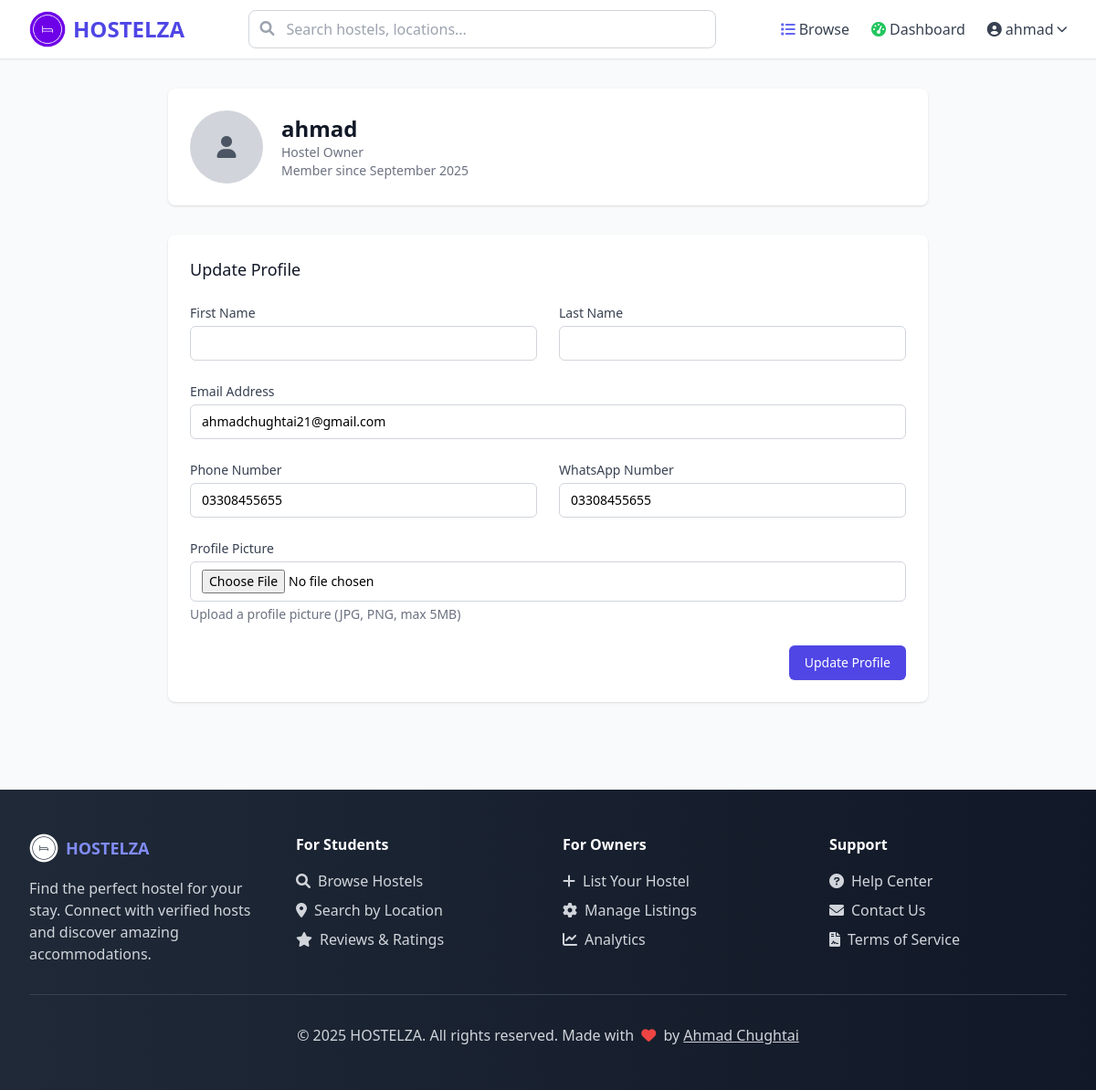
Screenshot of /profile/ (signed in) with the database file from the repository.
### hostels/models.py (models this page shows, shortened)
class User(AbstractUser):
    ROLE_CHOICES = [
        ('owner', 'Hostel Owner'),
        ('student', 'Student/Client'),
        ('admin', 'Admin'),
    ]
    role = models.CharField(max_length=10, choices=ROLE_CHOICES, default='student')
    phone_number = models.CharField(max_length=20, blank=True)
    whatsapp_number = models.CharField(max_length=20, blank=True)
    profile_picture = models.ImageField(
        upload_to='profile_pictures/',
        blank=True,
        validators=[FileExtensionValidator(allowed_extensions=['jpg', 'jpeg', 'png'])]
    )
    email_verified = models.BooleanField(default=False)
    created_at = models.DateTimeField(auto_now_add=True)
    updated_at = models.DateTimeField(auto_now=True)

### hostels/views.py (the view)
# urls.py: path('profile/', views.ProfileView.as_view(), name='profile'),
class ProfileView(LoginRequiredMixin, UpdateView):
    model = User
    form_class = UserProfileForm
    template_name = 'hostels/auth/profile.html'
    success_url = reverse_lazy('hostels:profile')
    def get_object(self):
        return self.request.user

### hostels/forms.py
class UserProfileForm(forms.ModelForm):
    class Meta:
        model = User
        fields = ('first_name', 'last_name', 'email', 'phone_number', 'whatsapp_number', 'profile_picture')
    def __init__(self, *args, **kwargs):
        super().__init__(*args, **kwargs)
        self.helper = FormHelper()
        self.helper.layout = Layout(
            Row(
                Column('first_name', css_class='form-group col-md-6 mb-0'),
                Column('last_name', css_class='form-group col-md-6 mb-0'),
                css_class='form-row'
            ),
            'email',
            Row(
                Column('phone_number', css_class='form-group col-md-6 mb-0'),
                Column('whatsapp_number', css_class='form-group col-md-6 mb-0'),
                css_class='form-row'
            ),
            FormActions(
                Submit('submit', 'Update Profile', css_class='btn-primary')
            )
        )

### templates/hostels/auth/profile.html (shortened to what this page needs)
{% extends 'base.html' %}
{% load crispy_forms_tags %}
{% block content %}
<div class="max-w-4xl mx-auto py-8 px-4 sm:px-6 lg:px-8">
    <div class="bg-white shadow rounded-lg">
        <div class="px-4 py-5 sm:p-6">
            <div class="flex items-center space-x-5">
                <div class="flex-shrink-0">
                    {% if user.profile_picture %}
                        <img class="h-20 w-20 rounded-full object-cover" src="{{ user.profile_picture.url }}" alt="{{ user.username }}">
                    {% else %}
                        <div class="h-20 w-20 rounded-full bg-gray-300 flex items-center justify-center">
                            <i class="fas fa-user text-gray-600 text-2xl"></i>
                        </div>
                    {% endif %}
                </div>
                <div class="flex-1">
                    <h1 class="text-2xl font-bold text-gray-900">{{ user.get_full_name|default:user.username }}</h1>
                    <p class="text-sm text-gray-500">{{ user.get_role_display }}</p>
                    <p class="text-sm text-gray-500">Member since {{ user.date_joined|date:"F Y" }}</p>
                </div>
            </div>
        </div>
    </div>
    <div class="mt-8 bg-white shadow rounded-lg">
        <div class="px-4 py-5 sm:p-6">
            <h2 class="text-lg font-medium text-gray-900 mb-6">Update Profile</h2>
            <form method="post" enctype="multipart/form-data" class="space-y-6">
                <div class="grid grid-cols-1 md:grid-cols-2 gap-6">
                    <div>
                        <label for="{{ form.first_name.id_for_label }}" class="block text-sm font-medium text-gray-700">
                            First Name
                        </label>
                        <input
                            id="{{ form.first_name.id_for_label }}"
                            name="{{ form.first_name.name }}"
                            type="text"
                            class="mt-1 block w-full px-3 py-2 border border-gray-300 rounded-md focus:outline-none focus:ring-indigo-500 focus:border-indigo-500 sm:text-sm"
                            value="{{ form.first_name.value|default:'' }}"
                        >
                    </div>
                    <div>
                        <label for="{{ form.last_name.id_for_label }}" class="block text-sm font-medium text-gray-700">
                            Last Name
                        </label>
                        <input
                            id="{{ form.last_name.id_for_label }}"
                            name="{{ form.last_name.name }}"
                            type="text"
                            class="mt-1 block w-full px-3 py-2 border border-gray-300 rounded-md focus:outline-none focus:ring-indigo-500 focus:border-indigo-500 sm:text-sm"
                            value="{{ form.last_name.value|default:'' }}"
                        >
                    </div>
                </div>
                <div>
                    <label for="{{ form.email.id_for_label }}" class="block text-sm font-medium text-gray-700">
                        Email Address
                    </label>
                    <input
                        id="{{ form.email.id_for_label }}"
                        name="{{ form.email.name }}"
                        type="email"
                        class="mt-1 block w-full px-3 py-2 border border-gray-300 rounded-md focus:outline-none focus:ring-indigo-500 focus:border-indigo-500 sm:text-sm"
                        value="{{ form.email.value|default:'' }}"
                    >
                </div>
                <div class="grid grid-cols-1 md:grid-cols-2 gap-6">
                    <div>
                        <label for="{{ form.phone_number.id_for_label }}" class="block text-sm font-medium text-gray-700">
                            Phone Number
                        </label>
                        <input
                            id="{{ form.phone_number.id_for_label }}"
                            name="{{ form.phone_number.name }}"
                            type="tel"
                            class="mt-1 block w-full px-3 py-2 border border-gray-300 rounded-md focus:outline-none focus:ring-indigo-500 focus:border-indigo-500 sm:text-sm"
                            value="{{ form.phone_number.value|default:'' }}"
                        >
                    </div>
                    <div>
                        <label for="{{ form.whatsapp_number.id_for_label }}" class="block text-sm font-medium text-gray-700">
                            WhatsApp Number
                        </label>
                        <input
                            id="{{ form.whatsapp_number.id_for_label }}"
                            name="{{ form.whatsapp_number.name }}"
                            type="tel"
                            class="mt-1 block w-full px-3 py-2 border border-gray-300 rounded-md focus:outline-none focus:ring-indigo-500 focus:border-indigo-500 sm:text-sm"
                            value="{{ form.whatsapp_number.value|default:'' }}"
                        >
                    </div>
                </div>
                {% if form.profile_picture %}
                <div>
                    <label for="{{ form.profile_picture.id_for_label }}" class="block text-sm font-medium text-gray-700">
                        Profile Picture
                    </label>
                    <input
                        id="{{ form.profile_picture.id_for_label }}"
                        name="{{ form.profile_picture.name }}"
                        type="file"
                        accept="image/*"
                        class="mt-1 block w-full px-3 py-2 border border-gray-300 rounded-md focus:outline-none focus:ring-indigo-500 focus:border-indigo-500 sm:text-sm"
                    >
                    <p class="mt-1 text-sm text-gray-500">Upload a profile picture (JPG, PNG, max 5MB)</p>
                </div>
                {% endif %}
                <div class="flex justify-end">
                    <button
                        type="submit"
                        class="inline-flex justify-center py-2 px-4 border border-transparent shadow-sm text-sm font-medium rounded-md text-white bg-indigo-600 hover:bg-indigo-700 focus:outline-none focus:ring-2 focus:ring-offset-2 focus:ring-indigo-500"
                    >
                        Update Profile
                    </button>
                </div>
            </form>
        </div>
    </div>
</div>
{% endblock %}

### templates/base.html (shortened to what this page needs)
{% load static %}
<!DOCTYPE html>
<html lang="en" class="h-full">
<head>
    <script src="https://cdn.tailwindcss.com"></script>
    <link rel="stylesheet" href="https://cdnjs.cloudflare.com/ajax/libs/font-awesome/6.0.0/css/all.min.css">
</head>
<body class="h-full bg-gray-50">
    <div class="min-h-full">
        <nav class="bg-white shadow-sm border-b">
            <div class="max-w-7xl mx-auto px-4 sm:px-6 lg:px-8">
                <div class="flex justify-between items-center h-16">
                    <div class="flex items-center">
                        <a href="{% url 'hostels:home' %}" class="flex items-center">
                            <img src="{% static 'main_logo.png' %}" alt="HOSTELZA" class="h-10 w-auto mr-2">
                            <span class="text-2xl font-bold text-indigo-600">HOSTELZA</span>
                        </a>
                    </div>
                    <div class="hidden md:block flex-1 max-w-lg mx-8">
                        <form method="GET" action="{% url 'hostels:hostel_list' %}" class="relative">
                            <input
                                type="text"
                                name="q"
                                placeholder="Search hostels, locations..."
                                class="w-full pl-10 pr-4 py-2 border border-gray-300 rounded-lg focus:ring-2 focus:ring-indigo-500 focus:border-indigo-500 transition-all duration-300 hover:shadow-md"
                            >
                            <i class="fas fa-search absolute left-3 top-3 text-gray-400 transition-colors duration-300"></i>
                        </form>
                    </div>
                    <div class="hidden md:flex items-center space-x-6">
                        <a href="{% url 'hostels:hostel_list' %}" class="text-gray-700 hover:text-indigo-600 transition-colors duration-300 font-medium relative group">
                            <i class="fas fa-list mr-1 text-indigo-500"></i>Browse
                        </a>
                        {% if user.is_authenticated %}
                            {% if user.role == 'owner' %}
                                <a href="{% url 'hostels:owner_dashboard' %}" class="text-gray-700 hover:text-indigo-600 transition-colors duration-300 font-medium relative group">
                                    <i class="fas fa-tachometer-alt mr-1 text-green-500"></i>Dashboard
                                </a>
                            {% endif %}
                            <div class="relative" id="user-dropdown">
                                <button onclick="toggleDropdown()" class="flex items-center text-gray-700 hover:text-indigo-600">
                                    <i class="fas fa-user-circle mr-1"></i>
                                    {{ user.username }}
                                    <i class="fas fa-chevron-down ml-1 text-xs"></i>
                                </button>
                            </div>
                        {% else %}
                            <a href="{% url 'hostels:login' %}" class="text-gray-700 hover:text-indigo-600">Login</a>
                            <a href="{% url 'hostels:register' %}" class="bg-indigo-600 text-white px-4 py-2 rounded-lg hover:bg-indigo-700 transition-colors">
                                Sign Up
                            </a>
                        {% endif %}
                    </div>
                </div>
            </div>
        </nav>
        <main>
            {% block content %}
            {% endblock %}
        </main>
        <footer class="bg-gradient-to-r from-gray-800 to-gray-900 text-white mt-16">
            <div class="max-w-7xl mx-auto px-4 sm:px-6 lg:px-8 py-12">
                <div class="grid grid-cols-1 md:grid-cols-4 gap-8">
                    <div>
                        <h3 class="text-lg font-semibold mb-4 text-indigo-400 flex items-center">
                            <img src="{% static 'black_logo.png' %}" alt="HOSTELZA" class="h-8 w-auto mr-2 filter brightness-0 invert">
                            HOSTELZA
                        </h3>
                        <p class="text-gray-300">Find the perfect hostel for your stay. Connect with verified hosts and discover amazing accommodations.</p>
                    </div>
                    <div>
                        <h4 class="font-semibold mb-4">For Students</h4>
                        <ul class="space-y-2 text-gray-300">
                            <li><a href="{% url 'hostels:hostel_list' %}" class="hover:text-indigo-400 transition-colors duration-300"><i class="fas fa-search mr-2"></i>Browse Hostels</a></li>
                            <li><a href="#" class="hover:text-indigo-400 transition-colors duration-300"><i class="fas fa-map-marker-alt mr-2"></i>Search by Location</a></li>
                            <li><a href="#" class="hover:text-indigo-400 transition-colors duration-300"><i class="fas fa-star mr-2"></i>Reviews & Ratings</a></li>
                        </ul>
                    </div>
                    <div>
                        <h4 class="font-semibold mb-4">For Owners</h4>
                        <ul class="space-y-2 text-gray-300">
                            <li><a href="{% url 'hostels:register' %}" class="hover:text-green-400 transition-colors duration-300"><i class="fas fa-plus mr-2"></i>List Your Hostel</a></li>
                            <li><a href="#" class="hover:text-green-400 transition-colors duration-300"><i class="fas fa-cog mr-2"></i>Manage Listings</a></li>
                            <li><a href="#" class="hover:text-green-400 transition-colors duration-300"><i class="fas fa-chart-line mr-2"></i>Analytics</a></li>
                        </ul>
                    </div>
                    <div>
                        <h4 class="font-semibold mb-4">Support</h4>
                        <ul class="space-y-2 text-gray-300">
                            <li><a href="#" class="hover:text-yellow-400 transition-colors duration-300"><i class="fas fa-question-circle mr-2"></i>Help Center</a></li>
                            <li><a href="#" class="hover:text-yellow-400 transition-colors duration-300"><i class="fas fa-envelope mr-2"></i>Contact Us</a></li>
                            <li><a href="#" class="hover:text-yellow-400 transition-colors duration-300"><i class="fas fa-file-contract mr-2"></i>Terms of Service</a></li>
                        </ul>
                    </div>
                </div>
                <div class="mt-8 pt-8 border-t border-gray-700 text-center text-gray-300">
                    <p>&copy; 2025 HOSTELZA. All rights reserved. Made with <i class="fas fa-heart text-red-500 mx-1"></i> by <a href="https://github.com/ahmadchughtai21" class="underline hover:text-indigo-400" target="_blank" rel="noopener">Ahmad Chughtai</a></p>
                </div>
            </div>
        </footer>
    </div>
</body>
</html>

### rows the page displays
User: username "ahmad", get_full_name "ahmad", role "Hostel Owner", date_joined "September 2025", email "ahmadchughtai21@gmail.com", phone_number "03308455655", whatsapp_number "03308455655"
